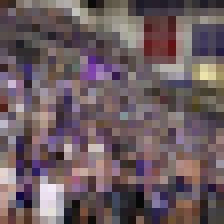
#> input picture Lab4/Source/JPG-PNG-to-MNIST-NN-Format-master/tmp_photo/1.png, 28 x 28 px (shown 8 times larger); its folder holds 4 pictures in this run
$ python greynessImage.py
#> lines starting #> are read from the running program, lines starting #| are printed output that depends on the picture
# coding=utf-8
from PIL import Image
import glob, os

in_dir = 'tmp_photo'  # 源图片目录
out_dir = in_dir + '_out'  # 转换后图片目录
percent = 0.4  # 缩放比例
if not os.path.exists(out_dir): os.mkdir(out_dir)

# 图片批处理
def main():
    for files in glob.glob(in_dir + '/*'):
        filepath, filename = os.path.split(files)
        im = Image.open(files).convert('L')
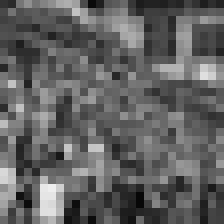
#> im: PIL image 28x28 L (shown 8 times larger); min 7, max 238, mean 97.2
        # w, h = im.size
        # im = im.resize((int(w * percent), int(h * percent)))
        im.save(os.path.join(out_dir, filename))
#> pass 2 of the loop in main, `for files in glob.glob(in_dir + '/*'):`:
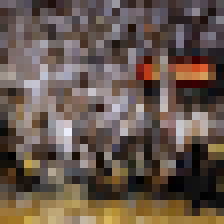
#> input picture Lab4/Source/JPG-PNG-to-MNIST-NN-Format-master/tmp_photo/2.png, 28 x 28 px (shown 8 times larger)
#> in main, `im = Image.open(files).convert('L')`:
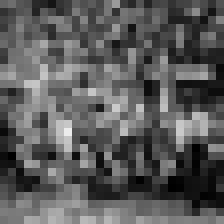
#> im: PIL image 28x28 L (shown 8 times larger); min 0, max 236, mean 90
#> pass 3 of the loop in main, `for files in glob.glob(in_dir + '/*'):`:
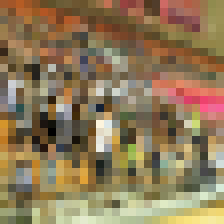
#> input picture Lab4/Source/JPG-PNG-to-MNIST-NN-Format-master/tmp_photo/3.png, 28 x 28 px (shown 8 times larger)
#> in main, `im = Image.open(files).convert('L')`:
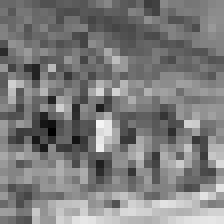
#> im: PIL image 28x28 L (shown 8 times larger); min 0, max 244, mean 123.9
#> the loop made 4 passes; the first 3 are shown


if __name__ == '__main__':
    main()
